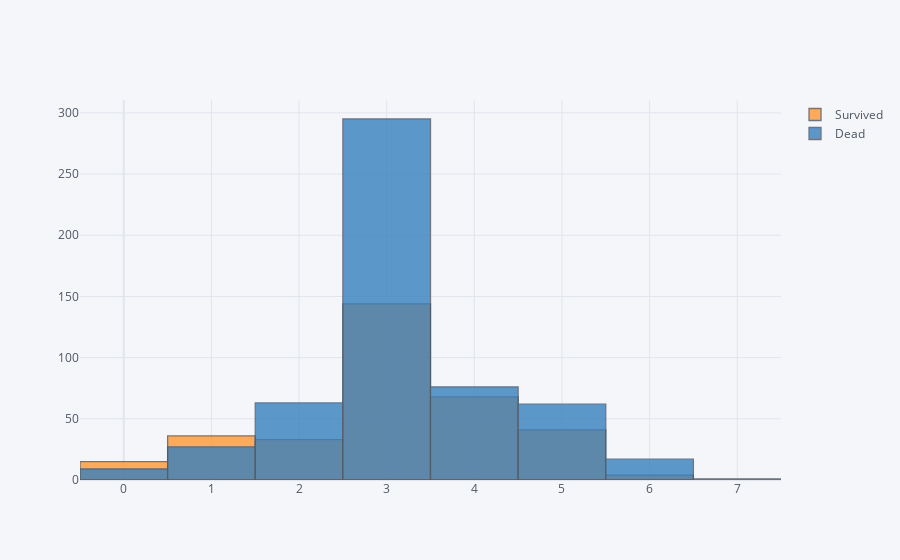

The notebook cell saved with this chart:
### Markdown cell above
### Age -> Survived 관계

### Code cell
ntrain = 891
train = df[:ntrain]
survived = train[train['Survived'] == 1]['Age']
dead = train[train['Survived'] == 0]['Age']
df_temp1 = pd.concat([survived, dead], axis=1, keys=['Survived', 'Dead'])
df_temp1.iplot(kind='histogram')

### Figure 1 — Plotly figure (JSON) as saved in the notebook; plotly's stock layout.template omitted (floating-point values rounded to 4 significant figures; data arrays with more than 128 entries replaced by an {"elided": "..."} marker saying what was removed)
{"data": [{"histfunc": "count", "histnorm": "", "marker": {"color": "rgba(255, 153, 51, 1.0)", "line": {"color": "#4D5663", "width": 1.3}}, "name": "Survived", "opacity": 0.8, "orientation": "v", "x": {"elided": "891 float values"}, "type": "histogram"}, {"histfunc": "count", "histnorm": "", "marker": {"color": "rgba(55, 128, 191, 1.0)", "line": {"color": "#4D5663", "width": 1.3}}, "name": "Dead", "opacity": 0.8, "orientation": "v", "x": {"elided": "891 float values"}, "type": "histogram"}], "layout": {"barmode": "overlay", "legend": {"bgcolor": "#F5F6F9", "font": {"color": "#4D5663"}}, "paper_bgcolor": "#F5F6F9", "plot_bgcolor": "#F5F6F9", "title": {"font": {"color": "#4D5663"}}, "xaxis": {"gridcolor": "#E1E5ED", "showgrid": true, "tickfont": {"color": "#4D5663"}, "title": {"font": {"color": "#4D5663"}, "text": ""}, "zerolinecolor": "#E1E5ED"}, "yaxis": {"gridcolor": "#E1E5ED", "showgrid": true, "tickfont": {"color": "#4D5663"}, "title": {"font": {"color": "#4D5663"}, "text": ""}, "zerolinecolor": "#E1E5ED"}}}
